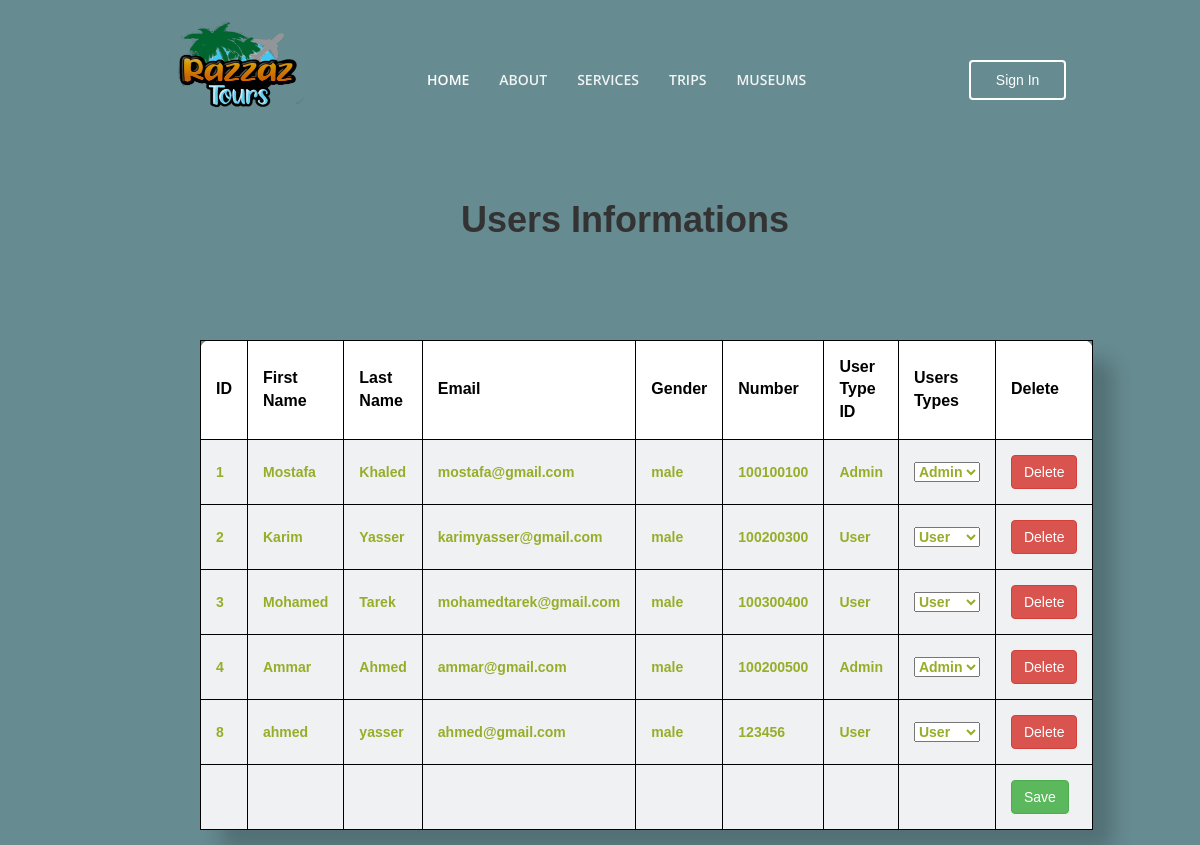
Page /EditUsersInfoH.php on the committed database.
### tables this page shows
CREATE TABLE `users` (
  `ID` int(11) NOT NULL,
  `First Name` varchar(255) NOT NULL,
  `Last Name` varchar(255) NOT NULL,
  `Email` varchar(255) NOT NULL,
  `Gender` varchar(255) NOT NULL,
  `Number` int(11) NOT NULL,
  `Password` varchar(255) NOT NULL,
  `Picture` varchar(55) NOT NULL,
  `User_Type_ID` int(11) NOT NULL DEFAULT 2
);

CREATE TABLE `user_type` (
  `ID` int(11) NOT NULL,
  `type` varchar(255) NOT NULL
);

### EditUsersInfoH.php (the view, shortened to what this page needs)
<!DOCTYPE html>
<html>
<head>
  <?php
  include('DB.php');
     include'NavBarH.php';
     ?>
     <link rel="stylesheet" href="https://maxcdn.bootstrapcdn.com/bootstrap/3.3.7/css/bootstrap.min.css">
 <link rel="stylesheet" href="EditUsersInfo.css">
<div class="h" > <h1><b> Users Informations<b> </h1></div>
</head>
<body>
<table class="mx-auto" id="f">
  <thead>
    <tr>
      <th scope="col">ID</th>
      <th scope="col">First Name</th>
      <th scope="col">Last Name</th>
      <th scope="col">Email</th>
      <th scope="col">Gender</th>
      <th scope="col">Number</th>
      <th scope="col">User Type ID</th>
      <th scope="col">Users Types </th>
      <th scope="col">Delete </th>
    </tr>
  </thead>
  <tbody>
    <?php
       $query = "SELECT * FROM users";
       $result = mysqli_query($conn,$query);
       $UI = "SELECT * FROM `user_type`";
		while($row = $result -> fetch_array(MYSQLI_ASSOC)) {
        $result2 = mysqli_query($conn,$UI);
		    $id = $row['ID'];
		    $fname = $row['First Name'];
		    $lname = $row['Last Name'];
		    $email = $row['Email'];
		    $gender = $row['Gender'];
        $num = $row['Number'];
		    $UTI = $row['User_Type_ID'];
		    $UIT = "SELECT `type` FROM `user_type` WHERE ID=".$UTI;
        $res = mysqli_query($conn,$UIT);
		?>
	<tr>
		<td><?php echo $id; ?>  <input type="hidden" value="<?php echo $id; ?>"></td>
		<td><?php echo $fname; ?></td>
		<td><?php echo $lname; ?></td>
        <td><?php echo $email; ?></td>
        <td><?php echo $gender; ?></td>
        <td><?php echo $num; ?></td>
        <td><?php $Utype = $res -> fetch_array(MYSQLI_ASSOC); echo $Utype['type']; ?></td>
        <td>
          <select oninput="defineValues(this.value,<?php echo $id; ?>)">
            <?php while($roww = mysqli_fetch_assoc($result2))
              {
                  if($roww['ID'] == $UTI )
                  {
                      echo "<option value='".$roww['ID']."'selected >".$roww['type']."</option>";}
                  else
                  {
                      echo "<option value='".$roww['ID']."'>".$roww['type']."</option>";
                  }
              }
            ?>
          </select>
        </td>
       <td style="width: 80px" > <a href="EditUsersInfoH.php?delete=<?php echo $id;?>"> <button value="Delete" class="btn btn-danger"> Delete </button></a></td>
	</tr>
	<?php
    }
    ?>
  <tr>
  <td></td>
  <td></td>
  <td></td>
  <td></td>
  <td></td>
  <td></td>
  <td></td>
  <td></td>
  <td style="width: 80px" > <a id="idTag" href="EditUsersInfoH.php?id=<?php echo $id; ?>"><button value="save" type="button" name="Save" class="btn btn-success"> Save </button></a></td>
  </tr>
  </tbody>
</table>
</body>
</html>

### EditUsersInfo.css (style rules this page uses)
.h { margin-top: 100px; text-align:center; }
body { background-color: #668B91; font-family: Helvetica; font-size: 100%; display: block; padding-top: 100px; padding-right:150px; padding-left:200px; display: block; }
#f { margin-top: 100px; background-color: white; font-size: 14px; width: 100%; color: black; border-radius: 10px; margin-bottom: 15px; background: #fff; box-shadow: 20px 20px 20px rgba(0, 0, 0, 0.2); padding: 30px; }
th, td { padding: 15px; }
td { color: #96ad29; background-color:#F0F1F2; }
th { font-size: 16px; }

### EditUsersInfoH.php (style rules this page uses)
table { border:1px solid #000; }
table td,table th { border:1px solid #000; }

### rows in the picture
users: ID "1", First Name "Mostafa", Last Name "Khaled", Email "mostafa@gmail.com", Gender "male", Number "100100100", User_Type_ID.type "Admin"
users: ID "2", First Name "Karim", Last Name "Yasser", Email "karimyasser@gmail.com", Gender "male", Number "100200300", User_Type_ID.type "User"
users: ID "3", First Name "Mohamed", Last Name "Tarek", Email "mohamedtarek@gmail.com", Gender "male", Number "100300400", User_Type_ID.type "User"
users: ID "4", First Name "Ammar", Last Name "Ahmed", Email "ammar@gmail.com", Gender "male", Number "100200500", User_Type_ID.type "Admin"
users: ID "8", First Name "ahmed", Last Name "yasser", Email "ahmed@gmail.com", Gender "male", Number "123456", User_Type_ID.type "User"

### other values in the picture
form field value "Admin"
form field value "User"
